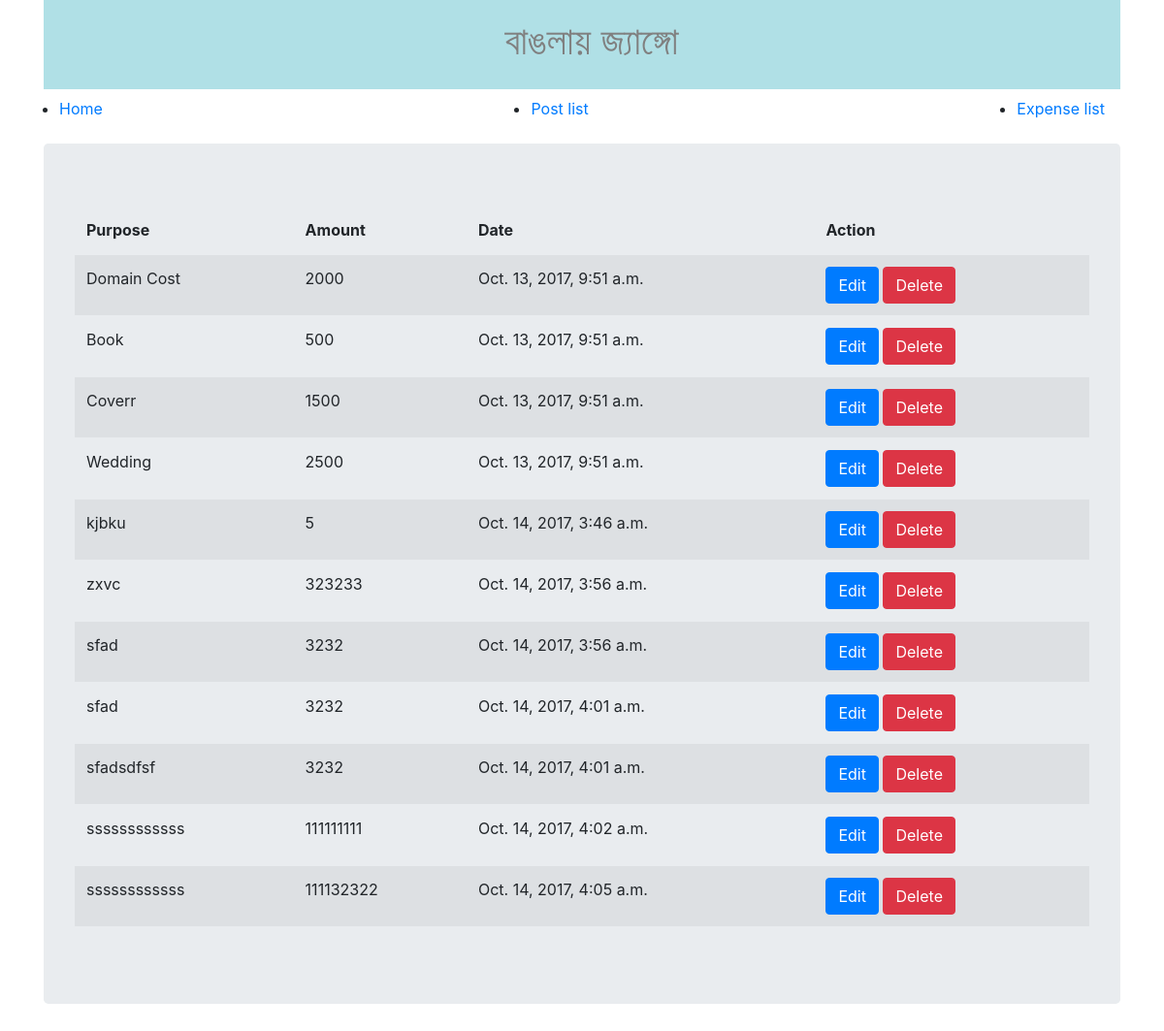
The app's page /cost/list/, older data.
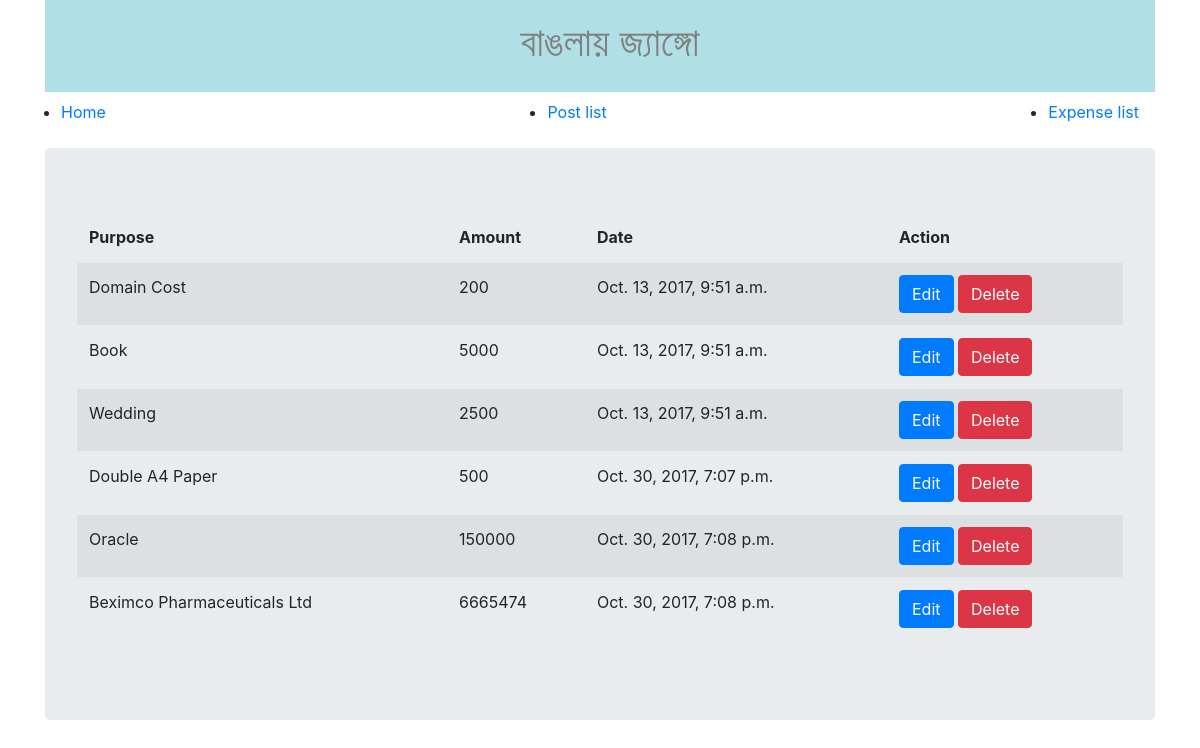
The same page, newer data.
### cost_management/models.py (models this page shows, shortened)
class Expense(models.Model):
    amount = models.IntegerField()
    purpose = models.CharField(max_length=250)
    date = models.DateTimeField(auto_now_add=True)

### cost_management/views.py (the view)
def my_expense(request):
    expenses = Expense.objects.all()
    context = {'expenses': expenses}
    return render(request, 'cost/expense.html', context)

### templates/cost/expense.html
{% extends 'base.html' %}
{% block content %}
    <table class="table table-striped">
        <thead>
        <tr>
            <th>Purpose</th>
            <th>Amount</th>
            <th>Date</th>
            <th>Action</th>
        </tr>
        </thead>
    {% for expense in expenses %}
        <tr>
            <td>{{ expense.purpose }}</td>
            <td>{{ expense.amount }}</td>
            <td>{{ expense.date }}</td>
            <td>
                <a class="btn btn-primary" href="{% url 'edit-expense' expense.id %}">Edit</a>
                <a class="btn btn-danger" href="{% url 'delete-expense' expense.id %}">Delete</a>
            </td>
        </tr>
    {% endfor %}
    </table>
{% endblock %}

### templates/base.html (shortened to what this page needs)
<!DOCTYPE html>
<html lang="en">
<head>
    {% load staticfiles %}
    <link rel="stylesheet" href="{% static 'css/bootstrap.min.css' %}">
    <link rel="stylesheet" href="{% static 'style.css' %}">
</head>
<body>
    <div class="container">
        <div class="page-header page-header-custom">
            <h1 class="text-center">বাঙলায় জ্যাঙ্গো</h1>
        </div>
        <ul class="navbar navbar-default">
            <li><a href="">Home</a></li>
            <li><a href="">Post list</a></li>
            <li><a href="">Expense list</a></li>
        </ul>
        <div class="jumbotron">
            {% block content %}
            {% endblock %}
        </div>
    </div>
</body>
</html>

### static/style.css (style rules this page uses)
h1 { color: gray; }
.page-header-custom { background-color: powderblue; margin-top: 0; padding: 20px 20px 20px 40px; }

Row changes from the older to the newer data that the page shows:
removed Expense: purpose "Coverr", amount "1500", date "Oct. 13, 2017, 9:51 a.m."
removed Expense: purpose "kjbku", amount "5", date "Oct. 14, 2017, 3:46 a.m."
removed Expense: purpose "zxvc", amount "323233", date "Oct. 14, 2017, 3:56 a.m."
removed Expense: purpose "sfad", amount "3232", date "Oct. 14, 2017, 3:56 a.m."
removed Expense: purpose "sfad", amount "3232", date "Oct. 14, 2017, 4:01 a.m."
removed Expense: purpose "sfadsdfsf", amount "3232", date "Oct. 14, 2017, 4:01 a.m."
removed Expense: purpose "ssssssssssss", amount "111111111", date "Oct. 14, 2017, 4:02 a.m."
removed Expense: purpose "ssssssssssss", amount "111132322", date "Oct. 14, 2017, 4:05 a.m."
changed Expense "Domain Cost": amount "2000" → "200"
changed Expense "Book": amount "500" → "5000"
added Expense: purpose "Double A4 Paper", amount "500", date "Oct. 30, 2017, 7:07 p.m."
added Expense: purpose "Oracle", amount "150000", date "Oct. 30, 2017, 7:08 p.m."
added Expense: purpose "Beximco Pharmaceuticals Ltd", amount "6665474", date "Oct. 30, 2017, 7:08 p.m."
